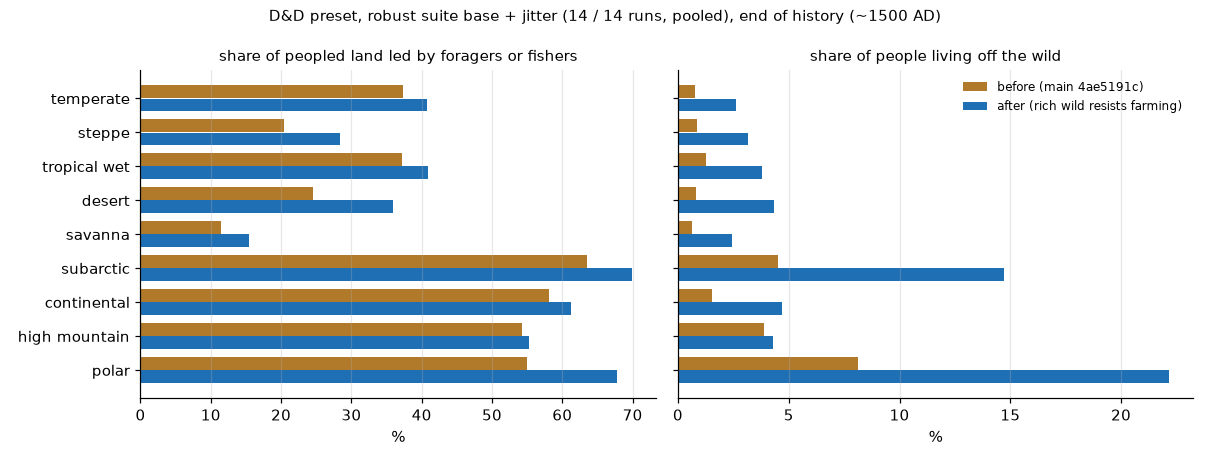

Write Python code to recreate this figure.
"""Lane 141, PW-1385 A: where the wild still feeds people, before and after (pooled over a robust-suite folder each). Reads
`forage_land` (tools/peoples_robust.py::forage_land). Tables: by biome, the share of peopled land led by the wild (cells whose people
are mostly on the forager, fisher or raider rung) and the share of people on it; by kind, its wild people's share, the wild-led land
(median Mkm2 a run), the runs where it leads wild land of at least 0.5 Mkm2, and the share of its farmable land it farms.
usage: python rich_foragers.py DIR_BEFORE DIR_AFTER [chart.png]"""
import json
import sys
from pathlib import Path

import numpy as np


def load(d):
    out = []
    for f in sorted(Path(d).glob("*.json")):
        if f.name.endswith(".spec.json") or f.name == "summary.json":
            continue
        r = json.loads(f.read_text())
        fl = r.get("forage_land") or {}
        if "biomes" in fl:
            out.append((r["name"], fl))
    return out


def biomes(runs):
    B = {}
    for _, fl in runs:
        for b, v in fl["biomes"].items():
            a = B.setdefault(b, np.zeros(4))
            a += [v["cells"], v["wild_cells"], v["pop"], v["wild_pop"]]
    return B


def kinds(runs):
    K = {}
    for _, fl in runs:
        for k, v in fl["peoples"].items():
            K.setdefault(k, []).append(v)
    return K


A, Bf = load(sys.argv[1]), load(sys.argv[2])
print(f"runs: before {len(A)}, after {len(Bf)}\n")
ba, bb = biomes(A), biomes(Bf)
pct = lambda x, y: f"{100 * x / y:.1f}%" if y > 0 else "-"  # noqa: E731
print("| biome | peopled cells (b / a) | wild-led land b | a | people on the wild b | a |")
print("|---|---|---|---|---|---|")
order = sorted(set(ba) | set(bb), key=lambda b: -bb.get(b, ba.get(b))[2])
for b in order:
    x, y = ba.get(b, np.zeros(4)), bb.get(b, np.zeros(4))
    print(f"| {b} | {x[0]:.0f} / {y[0]:.0f} | {pct(x[1], x[0])} | {pct(y[1], y[0])} | {pct(x[3], x[2])} | {pct(y[3], y[2])} |")
tx, ty = sum(ba.values()), sum(bb.values())
print(f"| **all** | {tx[0]:.0f} / {ty[0]:.0f} | {pct(tx[1], tx[0])} | {pct(ty[1], ty[0])} | {pct(tx[3], tx[2])} | {pct(ty[3], ty[2])} |\n")

ka, kb = kinds(A), kinds(Bf)
print("| people | wild people b | a | wild-led Mkm2, median b | a | runs with >= 0.5 Mkm2 wild-led b | a | farmable land farmed b | a |")
print("|---|---|---|---|---|---|---|---|---|")
order = sorted(set(ka) | set(kb), key=lambda k: -sum(v["pop"] for v in kb.get(k, ka.get(k, []))))
for k in order:
    row = [k]
    for K in (ka, kb):
        v = K.get(k, [])
        p, w = sum(x["pop"] for x in v), sum(x["wild_pop"] for x in v)
        row.append(pct(w, p))
    for K in (ka, kb):
        row.append(f"{np.median([x['wild_mkm2'] for x in K.get(k, [])] or [0]):.2f}")
    for K in (ka, kb):
        row.append(f"{sum(x['wild_mkm2'] >= 0.5 for x in K.get(k, []))}/{len(K.get(k, []))}")
    for K in (ka, kb):
        v = K.get(k, [])
        fa, fd = sum(x["farmable"] for x in v), sum(x["farmed"] for x in v)
        row.append(pct(fd, fa) if fa > 0 else "-")
    print("| " + " | ".join(row) + " |")

if len(sys.argv) > 3:
    import matplotlib
    matplotlib.use("Agg")
    import matplotlib.pyplot as plt
    order = [b for b in order if False] or sorted(set(ba) | set(bb), key=lambda b: -bb.get(b, ba.get(b))[0])
    fig, axs = plt.subplots(1, 2, figsize=(11, 4.2), sharey=True)
    yy = np.arange(len(order))
    for ax, j, t in ((axs[0], (1, 0), "share of peopled land led by foragers or fishers"), (axs[1], (3, 2), "share of people living off the wild")):
        va = [100 * ba[b][j[0]] / max(ba[b][j[1]], 1e-9) if b in ba else 0 for b in order]
        vb = [100 * bb[b][j[0]] / max(bb[b][j[1]], 1e-9) if b in bb else 0 for b in order]
        ax.barh(yy - 0.2, va, 0.38, color="#b07a2a", label="before (main 4ae5191c)")
        ax.barh(yy + 0.2, vb, 0.38, color="#1f6fb5", label="after (rich wild resists farming)")
        ax.set_title(t, fontsize=10)
        ax.set_xlabel("%")
        ax.grid(axis="x", alpha=0.3)
        ax.spines[["top", "right"]].set_visible(False)
    axs[0].set_yticks(yy, order)
    axs[0].invert_yaxis()
    axs[1].legend(loc="upper right", fontsize=8, frameon=False)
    fig.suptitle(f"D&D preset, robust suite base + jitter ({len(A)} / {len(Bf)} runs, pooled), end of history (~1500 AD)", fontsize=10)
    fig.tight_layout()
    fig.savefig(sys.argv[3], dpi=110)
    print("chart", sys.argv[3])
